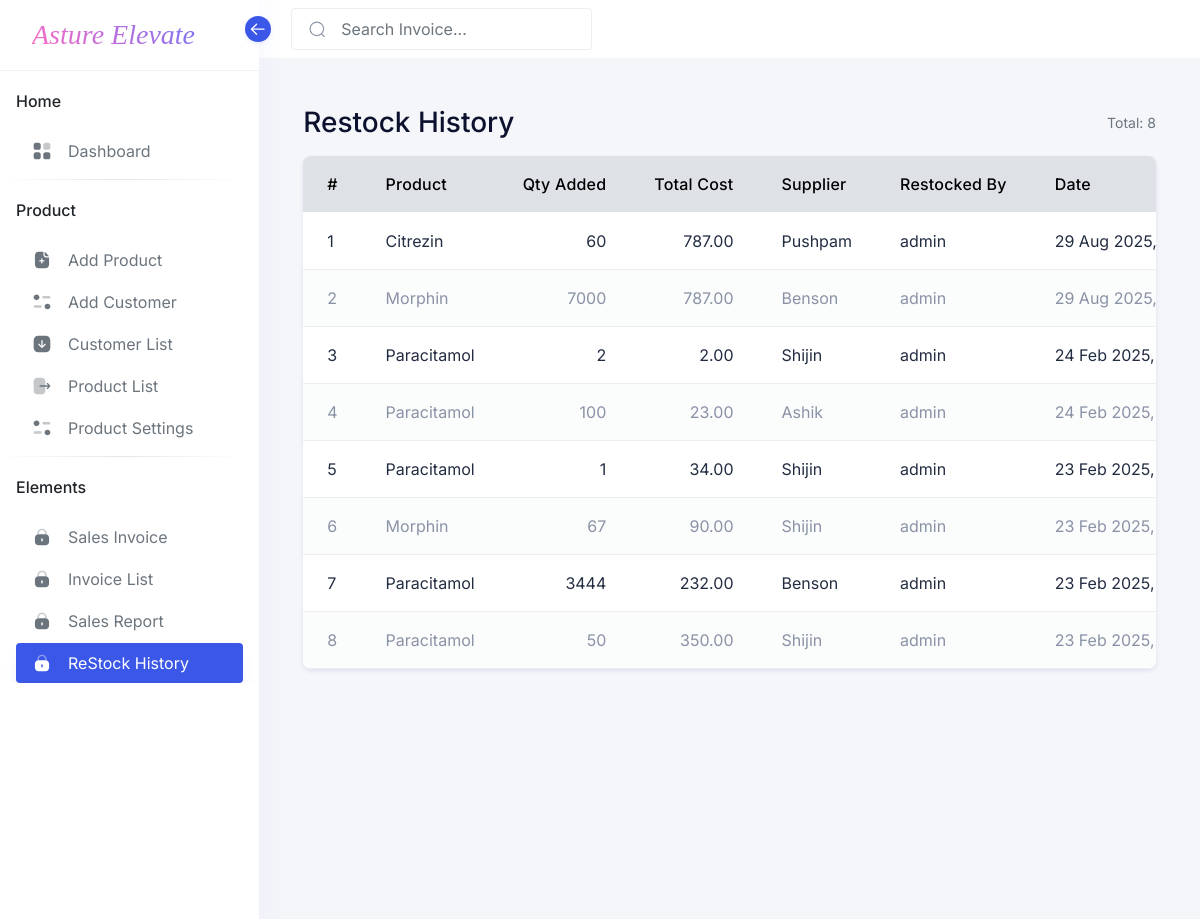
Before: /Product/restock-report/ (upper part) with the older database file.
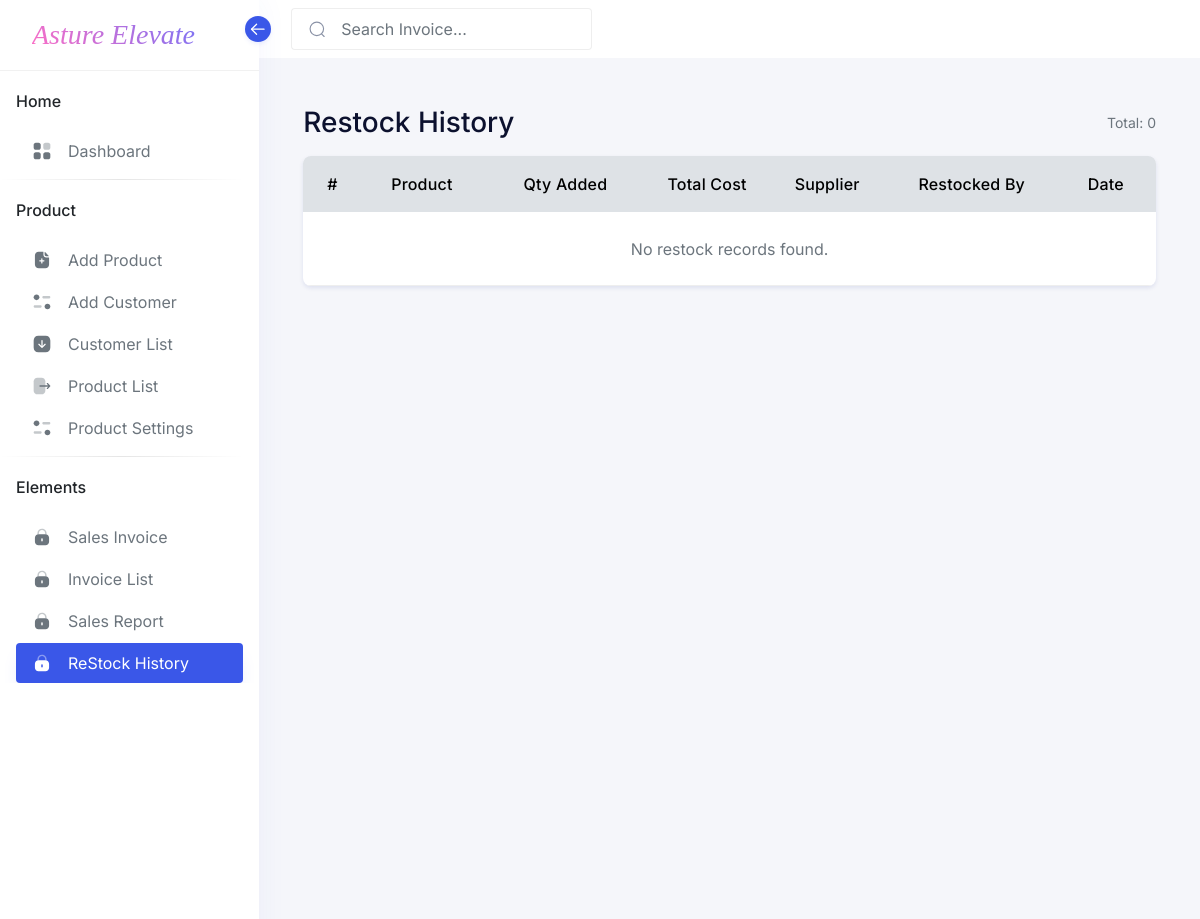
After: the same page with the newer database file.
### Product/models.py (models this page shows, shortened)
class RestockHistory(models.Model):
    product = models.ForeignKey("Product", on_delete=models.CASCADE)
    quantity_added = models.PositiveIntegerField()
    total_cost = models.DecimalField(max_digits=10, decimal_places=2)
    restocked_by = models.ForeignKey(User, on_delete=models.SET_NULL, null=True)
    supplier = models.ForeignKey(Supplier, on_delete=models.SET_NULL, null=True)  # Track supplier
    restock_date = models.DateTimeField(auto_now_add=True)

class Product(models.Model):
    name = models.CharField(max_length=255)  # Medicine name
    medicine_type = models.ForeignKey(Category, on_delete=models.CASCADE)  # Medicine category
    unit = models.ForeignKey(Unit, on_delete=models.CASCADE)  # Unit of measurement
    tax_rate = models.DecimalField(max_digits=5, decimal_places=2)  # Tax rate (CGST + SGST)
    cess = models.DecimalField(max_digits=5, decimal_places=2, blank=True, null=True)  # Additional cess
    mrp = models.DecimalField(max_digits=10, decimal_places=2)  # Maximum Retail Price
    wholesale_price = models.DecimalField(max_digits=10, decimal_places=2)  # Wholesale price
    retail_price = models.DecimalField(max_digits=10, decimal_places=2)  # Retail price
    c_and_a_price = models.DecimalField(max_digits=10, decimal_places=2, blank=True, null=True)  # C and A price
    reorder_level = models.IntegerField(null=True)  # Threshold for reordering
    reorder_quantity = models.IntegerField(null=True)  # Quantity to reorder
    supplier_rate = models.DecimalField(max_digits=10, decimal_places=2)  # Rate from supplier
    location = models.CharField(max_length=255)  # Rack or location number
    supplier = models.ForeignKey(Supplier, on_delete=models.CASCADE)  # Supplier reference
    hsn_code = models.ForeignKey(HSNCode, on_delete=models.CASCADE)  # HSN code reference
    manufacturer_code = models.CharField(max_length=50, blank=True, null=True)  # Manufacturer code
    bar_code = models.CharField(max_length=50, blank=True, null=True)  # Bar code
    update_unit_cost = models.DecimalField(max_digits=10, decimal_places=2, blank=True, null=True)  # Updated unit cost
    stock_quantity = models.PositiveIntegerField(default=0)  # Available stock
    total_stock_added = models.PositiveIntegerField(default=0)  # Total stock ever added
    total_stock_cost = models.DecimalField(max_digits=10, decimal_places=2, default=0)  # Total money spent on restocking
    sold_quantity = models.PositiveIntegerField(default=0)  # Total quantity sold
    created_at = models.DateTimeField(auto_now_add=True)  # Record creation timestamp
    updated_at = models.DateTimeField(auto_now=True)  # Record update timestamp

class Supplier(models.Model):
    name = models.CharField(max_length=255)
    address = models.TextField(null=True, blank=True)
    contact_info = models.TextField(blank=True, null=True)  # Address or contact details
    def __str__(self):
        return self.name

### Product/views.py (the view)
# urls.py: path('restock-report/',Restoke_History,name='Restoke_History')
def Restoke_History(request):
    history = RestockHistory.objects.select_related('product', 'restocked_by', 'supplier').all().order_by('-restock_date')
    paginator = Paginator(history, 10)  # Show 10 records per page
    page_number = request.GET.get('page')
    page_obj = paginator.get_page(page_number)
    return render(request, 'restock_history.html', {'page_obj': page_obj})

### templates/restock_history.html (shortened to what this page needs)
{% extends 'base.html' %}
{% load static %}
{% block content %}
<div class="container mt-4">
  <div class="d-flex align-items-center justify-content-between mb-3">
    <h3 class="mb-0">Restock History</h3>
    <span class="text-muted small">Total: {{ page_obj.paginator.count }}</span>
  </div>
  <div class="table-responsive shadow-sm rounded bg-white">
    <table class="table table-striped table-hover mb-0">
      <thead class="table-light">
        <tr>
          <th>#</th>
          <th>Product</th>
          <th class="text-end">Qty Added</th>
          <th class="text-end">Total Cost</th>
          <th>Supplier</th>
          <th>Restocked By</th>
          <th>Date</th>
        </tr>
      </thead>
      <tbody>
        {% if page_obj.object_list %}
          {% for row in page_obj %}
          <tr>
            <td>{{ forloop.counter0|add:page_obj.start_index }}</td>
            <td>{{ row.product.name }}</td>
            <td class="text-end">{{ row.quantity_added }}</td>
            <td class="text-end">
              {{ row.total_cost|floatformat:2 }}
            </td>
            <td>{{ row.supplier}}</td>
            <td>
              {% if row.restocked_by %}
                {{ row.restocked_by.get_full_name|default:row.restocked_by.username }}
              {% else %}
                <span class="text-muted">—</span>
              {% endif %}
            </td>
            <td>{{ row.restock_date|date:"d M Y, h:i A" }}</td>
          </tr>
          {% endfor %}
        {% else %}
          <tr>
            <td colspan="7" class="text-center text-muted py-4">
              No restock records found.
            </td>
          </tr>
        {% endif %}
      </tbody>
    </table>
  </div>
</div>
{% endblock %}

Changed rows visible on the page:
removed RestockHistory: product.name "Citrezin", quantity_added "60", total_cost "787.00", supplier "Pushpam", restocked_by.get_full_name "admin", restock_date "29 Aug 2025,…"
removed RestockHistory: product.name "Morphin", quantity_added "7000", total_cost "787.00", supplier "Benson", restocked_by.get_full_name "admin", restock_date "29 Aug 2025,…"
removed RestockHistory: product.name "Paracitamol", quantity_added "2", total_cost "2.00", supplier "Shijin", restocked_by.get_full_name "admin", restock_date "24 Feb 2025,…"
removed RestockHistory: product.name "Paracitamol", quantity_added "100", total_cost "23.00", supplier "Ashik", restocked_by.get_full_name "admin", restock_date "24 Feb 2025,…"
removed RestockHistory: product.name "Paracitamol", quantity_added "1", total_cost "34.00", supplier "Shijin", restocked_by.get_full_name "admin", restock_date "23 Feb 2025,…"
removed RestockHistory: product.name "Morphin", quantity_added "67", total_cost "90.00", supplier "Shijin", restocked_by.get_full_name "admin", restock_date "23 Feb 2025,…"
removed RestockHistory: product.name "Paracitamol", quantity_added "3444", total_cost "232.00", supplier "Benson", restocked_by.get_full_name "admin", restock_date "23 Feb 2025,…"
removed RestockHistory: product.name "Paracitamol", quantity_added "50", total_cost "350.00", supplier "Shijin", restocked_by.get_full_name "admin", restock_date "23 Feb 2025,…"
Other visible differences:
{{ page_obj.paginator.count }}: "8" → "0"
text now shown: "No restock records found."
